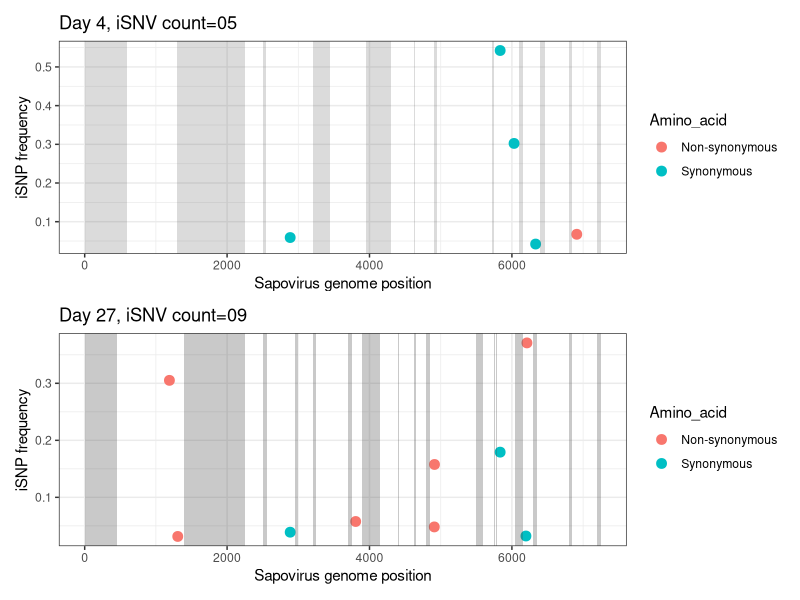

This chart was generated by the following R code: (Note: this script raises an error after producing the figure.)

### script for plotting of iSNV frequencies in samples from peru

library(readr)
library(dplyr)
library(ggplot2)
require(patchwork)

# GI.1-SP088X-Child 01 --------------------------------------------------------------

#setwd("~/MyRdirectory/SAPO/Sapovirus evolution over time/called iSNV files/aminoacid_peru/SP088X")
setwd("~/MEGAsync/My Documents/MyRdirectory/SAPO/Sapovirus evolution over time/called iSNV files/aminoacid_peru/SP088X")



peru_22 <-read_tsv("22_peru_final.tsv") %>% filter (TOTAL_DP>=400) %>%  
  dplyr::mutate(Amino_acid = ifelse(S_or_NS=="S", "Synonymous", "Non-synonymous")) 

peru_25 <-read_tsv("25_peru_final.tsv") %>% filter (TOTAL_DP>=400) %>%  
  dplyr::mutate(Amino_acid = ifelse(S_or_NS=="S", "Synonymous", "Non-synonymous")) 

peru_26 <-read_tsv("26_peru_final.tsv") %>% filter (TOTAL_DP>=400) %>%  
  dplyr::mutate(Amino_acid = ifelse(S_or_NS=="S", "Synonymous", "Non-synonymous")) 

require(gridExtra)
# plot1
g4=ggplot(peru_22, aes(x=POS, y = ALT_FREQ))+ 
  geom_point(aes(color=Amino_acid), size=3) + 
  ggtitle("Day 9, iSNV count=06" ) + 
  theme_bw()+
  xlab("Sapovirus genome position") + 
  ylab("iSNP frequency")+
  scale_color_manual(values = c("Synonymous" = "#00BFC4", "Non-synonymous" = "red"))+
  theme(legend.position = "none") # Remove legend

g4 <- g4 + geom_rect(data=peru_22, aes(xmin = 0, xmax = 650, ymin = -Inf, ymax = +Inf), 
                     fill="#636363", alpha=0.05, inherit.aes = FALSE) +
  geom_rect(data=peru_22, aes(xmin = 850, xmax = 890, ymin = -Inf, ymax = +Inf), 
            fill="#636363", alpha=0.05, inherit.aes = FALSE) +
  geom_rect(data=peru_22, aes(xmin = 1200, xmax = 1400, ymin = -Inf, ymax = +Inf), 
            fill="#636363", alpha=0.05, inherit.aes = FALSE) +
  geom_rect(data=peru_22, aes(xmin = 3510, xmax = 3530, ymin = -Inf, ymax = +Inf), 
            fill="#636363", alpha=0.05, inherit.aes = FALSE) +
  geom_rect(data=peru_22, aes(xmin = 6950, xmax = 7000, ymin = -Inf, ymax = +Inf), 
            fill="#636363", alpha=0.05, inherit.aes = FALSE) +
  geom_rect(data=peru_22, aes(xmin = 7200, xmax = 7250, ymin = -Inf, ymax = +Inf), 
            fill="#636363", alpha=0.05, inherit.aes = FALSE) 

# plot2
g5=ggplot(peru_25, aes(x=POS, y = ALT_FREQ))+ 
  geom_point(aes(color=Amino_acid), size=3) + 
  ggtitle("Day 15, iSNV count=08" ) + 
  xlab("Sapovirus genome position") + 
  ylab("iSNP frequency")+
  theme_bw()+
  scale_color_manual(values = c("Synonymous" = "#00BFC4", "Non-synonymous" = "red"))+
  theme(legend.position = "none") # Remove y-axis title
#g5
g5 <- g5 + geom_rect(data=peru_25, aes(xmin = 0, xmax = 650, ymin = -Inf, ymax = +Inf), 
                     fill="#636363", alpha=0.05, inherit.aes = FALSE) +
  geom_rect(data=peru_25, aes(xmin = 900, xmax = 950, ymin = -Inf, ymax = +Inf), 
            fill="#636363", alpha=0.05, inherit.aes = FALSE) +
  geom_rect(data=peru_25, aes(xmin = 1200, xmax = 1400, ymin = -Inf, ymax = +Inf), 
            fill="#636363", alpha=0.05, inherit.aes = FALSE) +
  geom_rect(data=peru_25, aes(xmin = 3550, xmax = 3600, ymin = -Inf, ymax = +Inf), 
            fill="#636363", alpha=0.05, inherit.aes = FALSE) +
  geom_rect(data=peru_25, aes(xmin = 6850, xmax = 7000, ymin = -Inf, ymax = +Inf), 
            fill="#636363", alpha=0.05, inherit.aes = FALSE) 
# plot2

g6=ggplot(peru_26, aes(x=POS, y = ALT_FREQ))+ 
  geom_point(aes(color=Amino_acid), size=3) + 
  ggtitle("Day 21, iSNV count=09" ) + 
  xlab("Sapovirus genome position") + 
  ylab("iSNP frequency")+
  theme_bw()

g6 <- g6 + geom_rect(data=peru_26, aes(xmin = 0, xmax = 650, ymin = -Inf, ymax = +Inf), 
                     fill="#636363", alpha=0.05, inherit.aes = FALSE) +
  geom_rect(data=peru_26, aes(xmin = 960, xmax = 990, ymin = -Inf, ymax = +Inf), 
            fill="#636363", alpha=0.05, inherit.aes = FALSE) +
  geom_rect(data=peru_26, aes(xmin = 1200, xmax = 1400, ymin = -Inf, ymax = +Inf), 
            fill="#636363", alpha=0.05, inherit.aes = FALSE) +
  geom_rect(data=peru_26, aes(xmin = 3550, xmax = 3600, ymin = -Inf, ymax = +Inf), 
            fill="#636363", alpha=0.05, inherit.aes = FALSE) +
  geom_rect(data=peru_26, aes(xmin = 6850, xmax = 7000, ymin = -Inf, ymax = +Inf), 
            fill="#636363", alpha=0.05, inherit.aes = FALSE) 

# move to the next person
#g4g5g6 = grid.arrange(g4, g5, g6, nrow=3, 
#            top = textGrob("sapovirus GI.1-SP088X",
#                          gp = gpar(fontface = 6, fontsize = 20)))




# GI.1-SP031X-Child 02 ------------------------------------------------------------------

# setwd("~/MyRdirectory/SAPO/Sapovirus evolution over time/called iSNV files/aminoacid_peru/SP031X")

setwd("~/MEGAsync/My Documents/MyRdirectory/SAPO/Sapovirus evolution over time/called iSNV files/aminoacid_peru/SP031X")

peru_2 <-read_tsv("2_peru_final.tsv") %>% filter (TOTAL_DP>=400) %>%  
  dplyr::mutate(Amino_acid = ifelse(S_or_NS=="S", "Synonymous", "Non-synonymous")) 

peru_5 <-read_tsv("5_peru_final.tsv") %>% filter (TOTAL_DP>=400) %>%  
  dplyr::mutate(Amino_acid = ifelse(S_or_NS=="S", "Synonymous", "Non-synonymous")) 


# plot1
g1 = ggplot(peru_2, aes(x=POS, y = ALT_FREQ))+ 
  geom_point(aes(color=Amino_acid), size=3) + 
  ggtitle("Day 4, iSNV count=05" ) + 
  xlab("Sapovirus genome position") + 
  ylab("iSNP frequency")+
  theme_bw()

# to create rectangle 1 of g1
g1 <- g1 + geom_rect(data=peru_2, aes(xmin = 0, xmax = 600, ymin = -Inf, ymax = +Inf), 
                     fill="#636363", alpha=0.05, inherit.aes = FALSE) +
  # to create rectangle2 of g1
  geom_rect(data=peru_2, aes(xmin = 1300, xmax = 2250, ymin = -Inf, ymax = +Inf), 
            fill="#636363", alpha=0.05, inherit.aes = FALSE) +
  
  # to create rectangle3 of g1
  geom_rect(data=peru_2, aes(xmin = 2500, xmax = 2540, ymin = -Inf, ymax = +Inf), 
            fill="#636363", alpha=0.05, inherit.aes = FALSE) +
  # to create rectangle4 of g1
  geom_rect(data=peru_2, aes(xmin = 3200, xmax = 3450, ymin = -Inf, ymax = +Inf), 
            fill="#636363", alpha=0.05, inherit.aes = FALSE) +
  
  geom_rect(data=peru_2, aes(xmin = 3950, xmax = 4300, ymin = -Inf, ymax = +Inf), 
            fill="#636363", alpha=0.05, inherit.aes = FALSE) +
  geom_rect(data=peru_2, aes(xmin = 4630, xmax = 4640, ymin = -Inf, ymax = +Inf), 
            fill="#636363", alpha=0.05, inherit.aes = FALSE) +
  geom_rect(data=peru_2, aes(xmin = 4900, xmax = 4950, ymin = -Inf, ymax = +Inf), 
            fill="#636363", alpha=0.05, inherit.aes = FALSE) +
  geom_rect(data=peru_2, aes(xmin = 5720, xmax = 5750, ymin = -Inf, ymax = +Inf), 
            fill="#636363", alpha=0.05, inherit.aes = FALSE) +
  geom_rect(data=peru_2, aes(xmin = 6100, xmax = 6160, ymin = -Inf, ymax = +Inf), 
            fill="#636363", alpha=0.05, inherit.aes = FALSE)+
  geom_rect(data=peru_2, aes(xmin = 6400, xmax = 6460, ymin = -Inf, ymax = +Inf), 
            fill="#636363", alpha=0.05, inherit.aes = FALSE) +
  geom_rect(data=peru_2, aes(xmin = 6800, xmax = 6850, ymin = -Inf, ymax = +Inf), 
            fill="#636363", alpha=0.05, inherit.aes = FALSE) +
  geom_rect(data=peru_2, aes(xmin = 7200, xmax = 7250, ymin = -Inf, ymax = +Inf), 
            fill="#636363", alpha=0.05, inherit.aes = FALSE)




# plot2
g2= ggplot(peru_5, aes(x=POS, y = ALT_FREQ))+ 
  geom_point(aes(color=Amino_acid), size=3) + 
  ggtitle("Day 27, iSNV count=09" ) + 
  theme(plot.title = element_text(size = 1)) +
  xlab("Sapovirus genome position") + 
  ylab("iSNP frequency")+
  theme_bw ()

#  g2



# to create rectangle 1 of g2
g2 <- g2 + geom_rect(data=peru_5, aes(xmin = 0, xmax = 450, ymin = -Inf, ymax = +Inf), 
                     fill="#636363", alpha=0.04, inherit.aes = FALSE) +
  geom_rect(data=peru_5, aes(xmin = 1400, xmax = 2250, ymin = -Inf, ymax = +Inf), 
            fill="#636363", alpha=0.04, inherit.aes = FALSE) +
  geom_rect(data=peru_5, aes(xmin = 2500, xmax = 2560, ymin = -Inf, ymax = +Inf), 
            fill="#636363", alpha=0.04, inherit.aes = FALSE) +
  geom_rect(data=peru_5, aes(xmin = 2950, xmax = 2990, ymin = -Inf, ymax = +Inf), 
            fill="#636363", alpha=0.04, inherit.aes = FALSE) +
  geom_rect(data=peru_5, aes(xmin = 3200, xmax = 3250, ymin = -Inf, ymax = +Inf), 
            fill="#636363", alpha=0.04, inherit.aes = FALSE) +
  geom_rect(data=peru_5, aes(xmin = 3700, xmax = 3750, ymin = -Inf, ymax = +Inf), 
            fill="#636363", alpha=0.04, inherit.aes = FALSE) +
  geom_rect(data=peru_5, aes(xmin = 3900, xmax = 4150, ymin = -Inf, ymax = +Inf), 
            fill="#636363", alpha=0.04, inherit.aes = FALSE) +
  geom_rect(data=peru_5, aes(xmin = 4400, xmax = 4410, ymin = -Inf, ymax = +Inf), 
            fill="#636363", alpha=0.04, inherit.aes = FALSE) +
  geom_rect(data=peru_5, aes(xmin = 4630, xmax = 4650, ymin = -Inf, ymax = +Inf), 
            fill="#636363", alpha=0.04, inherit.aes = FALSE) +
  geom_rect(data=peru_5, aes(xmin = 4800, xmax = 4850, ymin = -Inf, ymax = +Inf), 
            fill="#636363", alpha=0.04, inherit.aes = FALSE) +
  geom_rect(data=peru_5, aes(xmin = 5500, xmax = 5600, ymin = -Inf, ymax = +Inf), 
            fill="#636363", alpha=0.04, inherit.aes = FALSE) +
  geom_rect(data=peru_5, aes(xmin = 5750, xmax = 5760, ymin = -Inf, ymax = +Inf), 
            fill="#636363", alpha=0.04, inherit.aes = FALSE) +
  geom_rect(data=peru_5, aes(xmin = 5780, xmax = 5790, ymin = -Inf, ymax = +Inf), 
            fill="#636363", alpha=0.04, inherit.aes = FALSE) +
  geom_rect(data=peru_5, aes(xmin = 6050, xmax = 6150, ymin = -Inf, ymax = +Inf), 
            fill="#636363", alpha=0.04, inherit.aes = FALSE) +
  geom_rect(data=peru_5, aes(xmin = 6300, xmax = 6350, ymin = -Inf, ymax = +Inf), 
            fill="#636363", alpha=0.04, inherit.aes = FALSE) +
  geom_rect(data=peru_5, aes(xmin = 6800, xmax = 6840, ymin = -Inf, ymax = +Inf), 
            fill="#636363", alpha=0.04, inherit.aes = FALSE) +
  geom_rect(data=peru_5, aes(xmin = 7200, xmax = 7250, ymin = -Inf, ymax = +Inf), 
            fill="#636363", alpha=0.04, inherit.aes = FALSE) 
#g2


(g1 / g2)  ###child 02

# ggsave(filename = "results/sapovirus GI.1-SP031X.tiff", width = 25, height = 15, dpi = 300, units = "cm")




# GI.1-SP051X-Child 03 ------------------------------------------------------------------

setwd("~/MEGAsync/My Documents/MyRdirectory/SAPO/Sapovirus evolution over time/called iSNV files/aminoacid_peru/SP051X")

#setwd("~/MyRdirectory/SAPO/Sapovirus evolution over time/called iSNV files/aminoacid_peru/SP051X")
#setwd("C:/Users/viro10/Desktop/called_iSNV_files/aminoacid_peru/SP051X")
peru_11 <-read_tsv("11_peru_final.tsv") %>% filter (TOTAL_DP>=400) %>%  
  dplyr::mutate(Amino_acid = ifelse(S_or_NS=="S", "Synonymous", "Non-synonymous")) 

# plot1
g3 = ggplot(peru_11, aes(x=POS, y = ALT_FREQ))+ 
  geom_point(aes(color=Amino_acid), size=3) + 
  ggtitle("Day 8, iSNV count =08" ) + 
  xlab("Sapovirus genome position") + 
  ylab("iSNP frequency")+
  theme_bw() + 
  scale_color_manual(values = c("Synonymous" = "#00BFC4", "Non-synonymous" = "red"))+
  theme(legend.position = "none") 
# to plot g3
# g3
g3 <- g3 + geom_rect(data=peru_11, aes(xmin = 0, xmax = 450, ymin = -Inf, ymax = +Inf), 
                     fill="#636363", alpha=0.05, inherit.aes = FALSE) +
  geom_rect(data=peru_11, aes(xmin = 1150, xmax = 1300, ymin = -Inf, ymax = +Inf), 
            fill="#636363", alpha=0.05, inherit.aes = FALSE) +
  geom_rect(data=peru_11, aes(xmin = 2850, xmax = 2890, ymin = -Inf, ymax = +Inf), 
            fill="#636363", alpha=0.05, inherit.aes = FALSE) +
  geom_rect(data=peru_11, aes(xmin = 3100, xmax = 3160, ymin = -Inf, ymax = +Inf), 
            fill="#636363", alpha=0.05, inherit.aes = FALSE) +
  geom_rect(data=peru_11, aes(xmin = 3500, xmax = 3560, ymin = -Inf, ymax = +Inf), 
            fill="#636363", alpha=0.05, inherit.aes = FALSE) +
  geom_rect(data=peru_11, aes(xmin = 6950, xmax = 7000, ymin = -Inf, ymax = +Inf), 
            fill="#636363", alpha=0.05, inherit.aes = FALSE) +
  geom_rect(data=peru_11, aes(xmin = 7200, xmax = 7250, ymin = -Inf, ymax = +Inf), 
            fill="#636363", alpha=0.05, inherit.aes = FALSE) 

# g3
#ggsave(filename = "results/sapovirus GI.1-SP051X.png",
#       plot = g3, width = 25, height = 15, dpi = 300, units = "cm")



# GI.2-SP265X-Child 4 -----------------------------------------------------------

#setwd("~/MyRdirectory/SAPO/Sapovirus evolution over time/called iSNV files/aminoacid_peru/SP265X")
setwd("~/MEGAsync/My Documents/MyRdirectory/SAPO/Sapovirus evolution over time/called iSNV files/aminoacid_peru/SP265X")

# setwd("C:/Users/viro10/Desktop/called_iSNV_files/aminoacid_peru/SP265X")


peru_21 <-read_tsv("21_peru_final.tsv") %>% filter (TOTAL_DP>=400) %>%  
  dplyr::mutate(Amino_acid = ifelse(S_or_NS=="S", "Synonymous", "Non-synonymous")) 
peru_23 <-read_tsv("23_peru_final.tsv") %>% filter (TOTAL_DP>=400) %>%  
  dplyr::mutate(Amino_acid = ifelse(S_or_NS=="S", "Synonymous", "Non-synonymous")) 
peru_27 <-read_tsv("27_peru_final.tsv") %>% filter (TOTAL_DP>=400) %>%  
  dplyr::mutate(Amino_acid = ifelse(S_or_NS=="S", "Synonymous", "Non-synonymous")) 

# plot1
g12= ggplot(peru_21, aes(x=POS, y = ALT_FREQ))+ 
  geom_point(aes(color=Amino_acid), size=3)+ 
  ggtitle("Day 5, iSNV count = 12" ) + 
  xlab("Sapovirus genome position") + 
  ylab("iSNP frequency")+
  theme_bw()

g12= g12 + geom_rect(data=peru_21, aes(xmin = 0, xmax = 60, ymin = -Inf, ymax = +Inf), 
                     fill="#636363", alpha=0.05, inherit.aes = FALSE) +
  geom_rect(data=peru_21, aes(xmin = 320, xmax = 350, ymin = -Inf, ymax = +Inf), 
            fill="#636363", alpha=0.05, inherit.aes = FALSE) +
  geom_rect(data=peru_21, aes(xmin = 600, xmax = 660, ymin = -Inf, ymax = +Inf), 
            fill="#636363", alpha=0.05, inherit.aes = FALSE) +
  geom_rect(data=peru_21, aes(xmin = 1420, xmax = 1800, ymin = -Inf, ymax = +Inf), 
            fill="#636363", alpha=0.05, inherit.aes = FALSE) +
  geom_rect(data=peru_21, aes(xmin = 2100, xmax = 2200, ymin = -Inf, ymax = +Inf), 
            fill="#636363", alpha=0.05, inherit.aes = FALSE) +
  geom_rect(data=peru_21, aes(xmin = 2400, xmax = 2450, ymin = -Inf, ymax = +Inf), 
            fill="#636363", alpha=0.05, inherit.aes = FALSE) +
  geom_rect(data=peru_21, aes(xmin = 2900, xmax = 2950, ymin = -Inf, ymax = +Inf), 
            fill="#636363", alpha=0.05, inherit.aes = FALSE) +
  geom_rect(data=peru_21, aes(xmin = 4550, xmax = 4700, ymin = -Inf, ymax = +Inf), 
            fill="#636363", alpha=0.05, inherit.aes = FALSE) +
  geom_rect(data=peru_21, aes(xmin = 5500, xmax = 5630, ymin = -Inf, ymax = +Inf), 
            fill="#636363", alpha=0.05, inherit.aes = FALSE) +
  geom_rect(data=peru_21, aes(xmin = 6500, xmax = 6800, ymin = -Inf, ymax = +Inf), 
            fill="#636363", alpha=0.05, inherit.aes = FALSE) 

g13=ggplot(peru_23, aes(x=POS, y = ALT_FREQ))+ 
  geom_point(aes(color=Amino_acid), size=3) + 
  ggtitle("Day 12, iSNV count=25" ) + 
  xlab("Sapovirus genome position") + 
  ylab("iSNP frequency")+
  theme_bw()+
  geom_label( 
    data= peru_23 %>% filter(stop=="stop"), # Filter data first
    aes(label=stop),
    label.padding = unit(0.05, "lines"), # Rectangle size around label
    label.size = 0.01)

g13= g13 + geom_rect(data=peru_23, aes(xmin = 0, xmax = 60, ymin = -Inf, ymax = +Inf), 
                     fill="#636363", alpha=0.05, inherit.aes = FALSE) +
  geom_rect(data=peru_23, aes(xmin = 320, xmax = 350, ymin = -Inf, ymax = +Inf), 
            fill="#636363", alpha=0.05, inherit.aes = FALSE) +
  geom_rect(data=peru_23, aes(xmin = 600, xmax = 660, ymin = -Inf, ymax = +Inf), 
            fill="#636363", alpha=0.05, inherit.aes = FALSE) +
  geom_rect(data=peru_23, aes(xmin = 1420, xmax = 1800, ymin = -Inf, ymax = +Inf), 
            fill="#636363", alpha=0.05, inherit.aes = FALSE) +
  geom_rect(data=peru_23, aes(xmin = 2100, xmax = 2200, ymin = -Inf, ymax = +Inf), 
            fill="#636363", alpha=0.05, inherit.aes = FALSE) +
  geom_rect(data=peru_23, aes(xmin = 2300, xmax = 2500, ymin = -Inf, ymax = +Inf), 
            fill="#636363", alpha=0.05, inherit.aes = FALSE) +
  geom_rect(data=peru_23, aes(xmin = 2900, xmax = 2950, ymin = -Inf, ymax = +Inf), 
            fill="#636363", alpha=0.05, inherit.aes = FALSE) +
  geom_rect(data=peru_23, aes(xmin = 4550, xmax = 4650, ymin = -Inf, ymax = +Inf), 
            fill="#636363", alpha=0.05, inherit.aes = FALSE) +
  geom_rect(data=peru_23, aes(xmin = 5300, xmax = 5400, ymin = -Inf, ymax = +Inf), 
            fill="#636363", alpha=0.05, inherit.aes = FALSE) +
  geom_rect(data=peru_23, aes(xmin = 5500, xmax = 5550, ymin = -Inf, ymax = +Inf), 
            fill="#636363", alpha=0.05, inherit.aes = FALSE) +
  geom_rect(data=peru_23, aes(xmin = 6510, xmax = 6520, ymin = -Inf, ymax = +Inf), 
            fill="#636363", alpha=0.05, inherit.aes = FALSE) +
  geom_rect(data=peru_23, aes(xmin = 7150, xmax = 7200, ymin = -Inf, ymax = +Inf), 
            fill="#636363", alpha=0.05, inherit.aes = FALSE) 

g14=ggplot(peru_27, aes(x=POS, y = ALT_FREQ))+ 
  geom_point(aes(color=Amino_acid), size=3) + 
  ggtitle("Day 20, iSNV count=31" ) + 
  xlab("Sapovirus genome position") + 
  ylab("iSNP frequency")+
  theme_bw()

g14= g14 + geom_rect(data=peru_27, aes(xmin = 0, xmax = 60, ymin = -Inf, ymax = +Inf), 
                     fill="#636363", alpha=0.05, inherit.aes = FALSE) +
  geom_rect(data=peru_27, aes(xmin = 320, xmax = 350, ymin = -Inf, ymax = +Inf), 
            fill="#636363", alpha=0.05, inherit.aes = FALSE) +
  geom_rect(data=peru_27, aes(xmin = 600, xmax = 660, ymin = -Inf, ymax = +Inf), 
            fill="#636363", alpha=0.05, inherit.aes = FALSE) +
  geom_rect(data=peru_27, aes(xmin = 1400, xmax = 2400, ymin = -Inf, ymax = +Inf), 
            fill="#636363", alpha=0.05, inherit.aes = FALSE) +
  geom_rect(data=peru_27, aes(xmin = 600, xmax = 660, ymin = -Inf, ymax = +Inf), 
            fill="#636363", alpha=0.05, inherit.aes = FALSE) +
  geom_rect(data=peru_23, aes(xmin = 2900, xmax = 2950, ymin = -Inf, ymax = +Inf), 
            fill="#636363", alpha=0.05, inherit.aes = FALSE) +
  geom_rect(data=peru_23, aes(xmin = 4550, xmax = 4650, ymin = -Inf, ymax = +Inf), 
            fill="#636363", alpha=0.05, inherit.aes = FALSE) +
  geom_rect(data=peru_23, aes(xmin = 6590, xmax = 6700, ymin = -Inf, ymax = +Inf), 
            fill="#636363", alpha=0.05, inherit.aes = FALSE) 

g12g13g14 <- grid.arrange(g12, g13, g14, nrow=3, 
                          top = textGrob("sapovirus GI.2-SP265X", gp = gpar(fontface = 6, fontsize = 20)))

ggsave(filename = "results/sapovirus GI.2-SP265X.png",
       plot = g1g2, width = 25, height = 15, dpi = 300, units = "cm")




# GI.2-SP223X-Child 5 -------------------------------------------------------------

#setwd("C:/Users/viro10/Desktop/called_iSNV_files/aminoacid_peru/SP223X")

setwd("~/MEGAsync/My Documents/MyRdirectory/SAPO/Sapovirus evolution over time/called iSNV files/aminoacid_peru/SP223X")


peru_15 <-read_tsv("15_peru_final.tsv") %>% filter (TOTAL_DP>=400) %>%  
  dplyr::mutate(Amino_acid = ifelse(S_or_NS=="S", "Synonymous", "Non-synonymous")) 
peru_16 <-read_tsv("16_peru_final.tsv") %>% filter (TOTAL_DP>=400) %>%  
  dplyr::mutate(Amino_acid = ifelse(S_or_NS=="S", "Synonymous", "Non-synonymous")) 
peru_17 <-read_tsv("17_peru_final.tsv") %>% filter (TOTAL_DP>=400) %>%  
  dplyr::mutate(Amino_acid = ifelse(S_or_NS=="S", "Synonymous", "Non-synonymous")) 
peru_18 <-read_tsv("18_peru_final.tsv") %>% filter (TOTAL_DP>=400) %>%  
  dplyr::mutate(Amino_acid = ifelse(S_or_NS=="S", "Synonymous", "Non-synonymous")) 

# plot1
g8=ggplot(peru_15, aes(x=POS, y = ALT_FREQ))+ 
  geom_point(aes(color=Amino_acid), size=3) + 
  ggtitle("Day 5, iSNV count=12" ) + 
  xlab("Sapovirus genome position") + 
  ylab("iSNP frequency")+
  theme_bw()

g8= g8 + geom_rect(data=peru_15, aes(xmin = 0, xmax = 70, ymin = -Inf, ymax = +Inf), 
                   fill="#636363", alpha=0.05, inherit.aes = FALSE) +
  geom_rect(data=peru_15, aes(xmin = 250, xmax = 300, ymin = -Inf, ymax = +Inf), 
            fill="#636363", alpha=0.05, inherit.aes = FALSE) +
  geom_rect(data=peru_15, aes(xmin = 550, xmax = 600, ymin = -Inf, ymax = +Inf), 
            fill="#636363", alpha=0.05, inherit.aes = FALSE) +
  geom_rect(data=peru_15, aes(xmin = 1440, xmax = 2380, ymin = -Inf, ymax = +Inf), 
            fill="#636363", alpha=0.05, inherit.aes = FALSE) +
  geom_rect(data=peru_15, aes(xmin = 2600, xmax = 2650, ymin = -Inf, ymax = +Inf), 
            fill="#636363", alpha=0.05, inherit.aes = FALSE) +
  geom_rect(data=peru_15, aes(xmin = 2900, xmax = 2950, ymin = -Inf, ymax = +Inf), 
            fill="#636363", alpha=0.05, inherit.aes = FALSE) +
  geom_rect(data=peru_15, aes(xmin = 4100, xmax = 4150, ymin = -Inf, ymax = +Inf), 
            fill="#636363", alpha=0.05, inherit.aes = FALSE) +
  geom_rect(data=peru_15, aes(xmin = 4300, xmax = 4700, ymin = -Inf, ymax = +Inf), 
            fill="#636363", alpha=0.05, inherit.aes = FALSE) +
  geom_rect(data=peru_15, aes(xmin = 5250, xmax = 5300, ymin = -Inf, ymax = +Inf), 
            fill="#636363", alpha=0.05, inherit.aes = FALSE) +
  geom_rect(data=peru_15, aes(xmin = 6200, xmax = 6500, ymin = -Inf, ymax = +Inf), 
            fill="#636363", alpha=0.05, inherit.aes = FALSE) +
  geom_rect(data=peru_15, aes(xmin = 6700, xmax = 6800, ymin = -Inf, ymax = +Inf), 
            fill="#636363", alpha=0.05, inherit.aes = FALSE) +
  geom_rect(data=peru_15, aes(xmin = 7050, xmax = 7100, ymin = -Inf, ymax = +Inf), 
            fill="#636363", alpha=0.05, inherit.aes = FALSE)

g9=ggplot(peru_16, aes(x=POS, y = ALT_FREQ))+ 
  geom_point(aes(color=Amino_acid), size=3) + 
  ggtitle("Day 12, iSNV count=13" ) + 
  xlab("Sapovirus genome position") + 
  ylab("iSNP frequency")+
  theme_bw()+ 
  geom_label( 
    data= peru_16 %>% filter(stop=="stop"), # Filter data first
    aes(label=stop),
    label.padding = unit(0.05, "lines"), # Rectangle size around label
    label.size = 0.05)


g9= g9 + geom_rect(data=peru_16, aes(xmin = 0, xmax = 70, ymin = -Inf, ymax = +Inf), 
                   fill="#636363", alpha=0.05, inherit.aes = FALSE) +
  geom_rect(data=peru_16, aes(xmin = 250, xmax = 300, ymin = -Inf, ymax = +Inf), 
            fill="#636363", alpha=0.05, inherit.aes = FALSE) +
  geom_rect(data=peru_16, aes(xmin = 550, xmax = 600, ymin = -Inf, ymax = +Inf), 
            fill="#636363", alpha=0.05, inherit.aes = FALSE) +
  geom_rect(data=peru_16, aes(xmin = 1440, xmax = 2500, ymin = -Inf, ymax = +Inf), 
            fill="#636363", alpha=0.05, inherit.aes = FALSE) +
  geom_rect(data=peru_16, aes(xmin = 2900, xmax = 2950, ymin = -Inf, ymax = +Inf), 
            fill="#636363", alpha=0.05, inherit.aes = FALSE) +
  geom_rect(data=peru_16, aes(xmin = 3200, xmax = 3300, ymin = -Inf, ymax = +Inf), 
            fill="#636363", alpha=0.05, inherit.aes = FALSE) +
  geom_rect(data=peru_16, aes(xmin = 4100, xmax = 4150, ymin = -Inf, ymax = +Inf), 
            fill="#636363", alpha=0.05, inherit.aes = FALSE) +
  geom_rect(data=peru_16, aes(xmin = 4300, xmax = 4700, ymin = -Inf, ymax = +Inf), 
            fill="#636363", alpha=0.05, inherit.aes = FALSE) +
  geom_rect(data=peru_16, aes(xmin = 5250, xmax = 5300, ymin = -Inf, ymax = +Inf), 
            fill="#636363", alpha=0.05, inherit.aes = FALSE) +
  geom_rect(data=peru_16, aes(xmin = 7050, xmax = 7100, ymin = -Inf, ymax = +Inf), 
            fill="#636363", alpha=0.05, inherit.aes = FALSE)

g10=ggplot(peru_17, aes(x=POS, y = ALT_FREQ))+ 
  geom_point(aes(color=Amino_acid), size=3) + 
  ggtitle("Day 19; iSNV count=18" ) + 
  xlab("Sapovirus genome position") + 
  ylab("iSNP frequency")+
  theme_bw()

g10= g10 + geom_rect(data=peru_17, aes(xmin = 0, xmax = 70, ymin = -Inf, ymax = +Inf), 
                     fill="#636363", alpha=0.05, inherit.aes = FALSE) +
  geom_rect(data=peru_17, aes(xmin = 250, xmax = 300, ymin = -Inf, ymax = +Inf), 
            fill="#636363", alpha=0.05, inherit.aes = FALSE) +
  geom_rect(data=peru_17, aes(xmin = 550, xmax = 600, ymin = -Inf, ymax = +Inf), 
            fill="#636363", alpha=0.05, inherit.aes = FALSE) +
  geom_rect(data=peru_17, aes(xmin = 1400, xmax = 1750, ymin = -Inf, ymax = +Inf), 
            fill="#636363", alpha=0.05, inherit.aes = FALSE) +
  geom_rect(data=peru_17, aes(xmin = 2050, xmax = 2100, ymin = -Inf, ymax = +Inf), 
            fill="#636363", alpha=0.05, inherit.aes = FALSE) +
  geom_rect(data=peru_17, aes(xmin = 2400, xmax = 2500, ymin = -Inf, ymax = +Inf), 
            fill="#636363", alpha=0.05, inherit.aes = FALSE) +
  geom_rect(data=peru_17, aes(xmin = 2530, xmax = 2570, ymin = -Inf, ymax = +Inf), 
            fill="#636363", alpha=0.05, inherit.aes = FALSE) +
  geom_rect(data=peru_17, aes(xmin = 2850, xmax = 2900, ymin = -Inf, ymax = +Inf), 
            fill="#636363", alpha=0.05, inherit.aes = FALSE) +
  geom_rect(data=peru_17, aes(xmin = 3100, xmax = 3200, ymin = -Inf, ymax = +Inf), 
            fill="#636363", alpha=0.05, inherit.aes = FALSE) +
  geom_rect(data=peru_17, aes(xmin = 4080, xmax = 4130, ymin = -Inf, ymax = +Inf), 
            fill="#636363", alpha=0.05, inherit.aes = FALSE) +
  geom_rect(data=peru_17, aes(xmin = 4300, xmax = 4700, ymin = -Inf, ymax = +Inf), 
            fill="#636363", alpha=0.05, inherit.aes = FALSE) +
  geom_rect(data=peru_17, aes(xmin = 6500, xmax = 6550, ymin = -Inf, ymax = +Inf), 
            fill="#636363", alpha=0.05, inherit.aes = FALSE) +
  geom_rect(data=peru_17, aes(xmin = 7050, xmax = 7100, ymin = -Inf, ymax = +Inf), 
            fill="#636363", alpha=0.05, inherit.aes = FALSE) 

g11=ggplot(peru_18, aes(x=POS, y = ALT_FREQ))+ 
  geom_point(aes(color=Amino_acid), size=3) + 
  ggtitle("Day 26, iSNV count = 30 " ) + 
  xlab("Sapovirus genome position") + 
  ylab("iSNP frequency")+
  theme_bw() + 
  geom_label( 
    data= peru_18 %>% filter(stop=="stop"), # Filter data first
    aes(label=stop),
    label.padding = unit(0.05, "lines"), # Rectangle size around label
    label.size = 0.05)
g11

g11= g11 + geom_rect(data=peru_18, aes(xmin = 0, xmax = 70, ymin = -Inf, ymax = +Inf), 
                     fill="#636363", alpha=0.03, inherit.aes = FALSE) +
  geom_rect(data=peru_18, aes(xmin = 270, xmax = 310, ymin = -Inf, ymax = +Inf), 
            fill="#636363", alpha=0.03, inherit.aes = FALSE) +
  geom_rect(data=peru_18, aes(xmin = 560, xmax = 600, ymin = -Inf, ymax = +Inf), 
            fill="#636363", alpha=0.03, inherit.aes = FALSE) +
  geom_rect(data=peru_18, aes(xmin = 1400, xmax = 2200, ymin = -Inf, ymax = +Inf), 
            fill="#636363", alpha=0.03, inherit.aes = FALSE) +
  geom_rect(data=peru_18, aes(xmin = 2900, xmax = 2950, ymin = -Inf, ymax = +Inf), 
            fill="#636363", alpha=0.03, inherit.aes = FALSE) +
  geom_rect(data=peru_18, aes(xmin = 3100, xmax = 3200, ymin = -Inf, ymax = +Inf), 
            fill="#636363", alpha=0.03, inherit.aes = FALSE) +
  geom_rect(data=peru_18, aes(xmin = 4070, xmax = 4100, ymin = -Inf, ymax = +Inf), 
            fill="#636363", alpha=0.03, inherit.aes = FALSE) +
  geom_rect(data=peru_18, aes(xmin = 4300, xmax = 4700, ymin = -Inf, ymax = +Inf), 
            fill="#636363", alpha=0.03, inherit.aes = FALSE) +
  geom_rect(data=peru_18, aes(xmin = 5100, xmax = 5130, ymin = -Inf, ymax = +Inf), 
            fill="#636363", alpha=0.03, inherit.aes = FALSE) +
  geom_rect(data=peru_18, aes(xmin = 7050, xmax = 7100, ymin = -Inf, ymax = +Inf), 
            fill="#636363", alpha=0.03, inherit.aes = FALSE) 

g8g9g10g11 = grid.arrange(g8, g9, g10,g11, nrow=4, 
                          top = textGrob("sapovirus GI.2-SP223X", gp = gpar(fontface = 6, fontsize = 20)))

#ggsave(filename = "results/sapovirus GI.2-SP223X.png",
#       plot = g1g2, width = 25, height = 15, dpi = 300, units = "cm")





# GI.2-SP0121X-Child 06  ------------------------------------------------------------
#setwd("~/MyRdirectory/SAPO/Sapovirus evolution over time/called iSNV files/aminoacid_peru/SP0121X")
setwd("~/MEGAsync/My Documents/MyRdirectory/SAPO/Sapovirus evolution over time/called iSNV files/aminoacid_peru/SP0121X")

#setwd("C:/Users/viro10/Desktop/called_iSNV_files/aminoacid_peru/SP0121X")
peru_33 <-read_tsv("33_peru_final.tsv") %>% filter (TOTAL_DP>=400) %>%  
  dplyr::mutate(Amino_acid = ifelse(S_or_NS=="S", "Synonymous", "Non-synonymous")) 

require(gridExtra)
# plot1
g7=ggplot(peru_33, aes(x=POS, y = ALT_FREQ))+ 
  geom_point(aes(color=Amino_acid), size=3)+ 
  ggtitle("Day 12, iSNV count = 17" ) + 
  xlab("Sapovirus genome position") + 
  ylab("iSNP frequency")+
  theme_bw()


g7= g7 + geom_rect(data=peru_33, aes(xmin = 1, xmax = 40, ymin = -Inf, ymax = +Inf), 
                   fill="#636363", alpha=0.01, inherit.aes = FALSE) +
  geom_rect(data=peru_33, aes(xmin = 300, xmax = 360, ymin = -Inf, ymax = +Inf), 
            fill="#636363", alpha=0.03, inherit.aes = FALSE) +
  geom_rect(data=peru_33, aes(xmin = 600, xmax = 650, ymin = -Inf, ymax = +Inf), 
            fill="#636363", alpha=0.03, inherit.aes = FALSE) +
  geom_rect(data=peru_33, aes(xmin = 1550, xmax = 1570, ymin = -Inf, ymax = +Inf), 
            fill="#636363", alpha=0.03, inherit.aes = FALSE) +
  geom_rect(data=peru_33, aes(xmin = 1800, xmax = 2200, ymin = -Inf, ymax = +Inf), 
            fill="#636363", alpha=0.03, inherit.aes = FALSE) +
  geom_rect(data=peru_33, aes(xmin = 2850, xmax = 2890, ymin = -Inf, ymax = +Inf), 
            fill="#636363", alpha=0.03, inherit.aes = FALSE) +
  geom_rect(data=peru_33, aes(xmin = 3200, xmax = 3300, ymin = -Inf, ymax = +Inf), 
            fill="#636363", alpha=0.03, inherit.aes = FALSE) +
  geom_rect(data=peru_33, aes(xmin = 4400, xmax = 4650, ymin = -Inf, ymax = +Inf), 
            fill="#636363", alpha=0.03, inherit.aes = FALSE) +
  geom_rect(data=peru_33, aes(xmin = 4900, xmax = 4950, ymin = -Inf, ymax = +Inf), 
            fill="#636363", alpha=0.03, inherit.aes = FALSE) +
  geom_rect(data=peru_33, aes(xmin = 5300, xmax = 5360, ymin = -Inf, ymax = +Inf), 
            fill="#636363", alpha=0.03, inherit.aes = FALSE) +
  geom_rect(data=peru_33, aes(xmin = 5940, xmax = 5965, ymin = -Inf, ymax = +Inf), 
            fill="#636363", alpha=0.03, inherit.aes = FALSE) +
  geom_rect(data=peru_33, aes(xmin = 6200, xmax = 6300, ymin = -Inf, ymax = +Inf), 
            fill="#636363", alpha=0.03, inherit.aes = FALSE) +
  geom_rect(data=peru_33, aes(xmin = 6500, xmax = 6600, ymin = -Inf, ymax = +Inf), 
            fill="#636363", alpha=0.03, inherit.aes = FALSE) +
  geom_rect(data=peru_33, aes(xmin = 6750, xmax = 6780, ymin = -Inf, ymax = +Inf), 
            fill="#636363", alpha=0.05, inherit.aes = FALSE) +
  geom_rect(data=peru_33, aes(xmin = 7010, xmax = 7160, ymin = -Inf, ymax = +Inf), 
            fill="#636363", alpha=0.05, inherit.aes = FALSE) 


g7

ggsave(filename = "child6.tiff",
       plot = g1g2, width = 25, height = 15, dpi = 300, units = "cm")





# plotting -------------------------------------------------------------


library(patchwork)
p1 = (g4 / g5 / g6 ) + plot_layout(guides="collect")
ggsave(filename = "pers1_GI.1.tiff",
       plot = p1, width = 8, height = 5, dpi = 300, units = "in")

p2 = g3 + plot_layout(guides="collect")
ggsave(filename = "pers2_GI.1.tiff",
       plot = p2, width = 7, height = 3, dpi = 300, units = "in")
p3 = (g1 / g2) + plot_layout(guides="collect")
ggsave(filename = "pers3_GI.1.tiff",
       plot = p3, width = 8, height = 5, dpi = 300, units = "in")


p4 = (g12 / g13 / g14 ) + plot_layout(guides="collect")
ggsave(filename = "pers4_GI.2.tiff",
       plot = p4, width = 8, height = 5, dpi = 300, units = "in")

p5 = g7 + plot_layout(guides="collect")
ggsave(filename = "pers5_GI.2.tiff",
       plot = p5, width = 7, height = 3, dpi = 300, units = "in")
p6 = (g8 / g9 /g10 /g11) + plot_layout(guides="collect")
ggsave(filename = "pers6_GI.2.tiff",
       plot = p6, width = 10, height = 6, dpi = 300, units = "in")
library(grid)




g1.1 <- ((g4 / g5 / g6 ) | (g1 / g2)) / 
  g3  + 
  plot_layout(guides="collect", widths = c(2, 2), heights = unit(c(14, 2), c('cm', 'null'))) 


g1.1 + plot_annotation(
  title = 'Plots of sapovirus GI.1 iSNVs among infected peruvian children',
  caption = 'fewer number of non synonymous substitutions')


ggsave(filename = "sapovirus GI.1-child1_2_3.tiff",
       plot = g1.1, width = 40, height = 25, dpi = 400, units = "cm")

g1.2 <- ((g12 / g13 / g14 ) | (g8 / g9 /g10 /g11)) / 
  g7  + 
  plot_layout(guides="collect", widths = c(2, 2), heights = unit(c(14, 2), c('cm', 'null'))) 

g1.2

ggsave(filename = "sapovirus GI.2-child4_5_6.tiff",
       plot = g1.2, width = 50, height = 25, dpi = 300, units = "cm")











